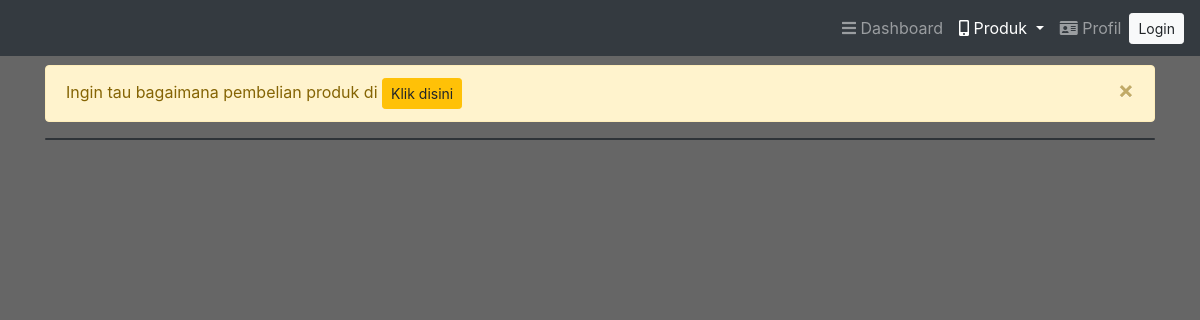
Before: /index.php?page=produk&merk=Lava with the older database file.
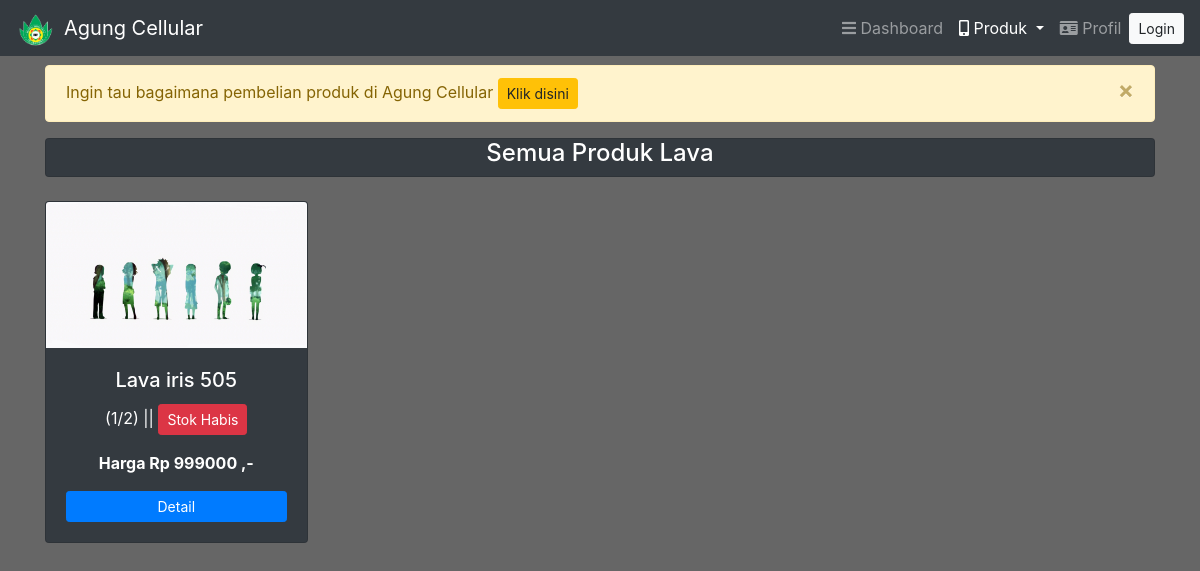
After: the same page with the newer database file.
### tables this page shows
CREATE TABLE `toko` (
  `id_toko` int(11) NOT NULL,
  `nama_toko` varchar(255) NOT NULL,
  `logo` varchar(255) NOT NULL,
  `nomor_rekening` varchar(35) NOT NULL,
  `atas_nama` varchar(255) NOT NULL,
  `no_telepon` varchar(25) NOT NULL,
  `whatsapp` varchar(25) NOT NULL,
  `email` varchar(255) NOT NULL,
  `instagram` varchar(255) NOT NULL,
  `instagram_link` varchar(1000) NOT NULL,
  `facebook` varchar(255) NOT NULL,
  `facebook_link` varchar(1000) NOT NULL
);

CREATE TABLE `produk` (
  `id_produk` int(8) NOT NULL,
  `merk` varchar(20) NOT NULL,
  `nama_produk` varchar(255) NOT NULL,
  `harga` int(12) NOT NULL,
  `deskripsi` varchar(1000) NOT NULL,
  `layar` varchar(255) NOT NULL,
  `resolusi_layar` varchar(255) NOT NULL,
  `os` varchar(255) NOT NULL,
  `chipset` varchar(255) NOT NULL,
  `cpu` varchar(255) NOT NULL,
  `gpu` varchar(255) NOT NULL,
  `ram` int(11) NOT NULL,
  `internal` int(11) NOT NULL,
  `fcamera` varchar(200) NOT NULL,
  `mcamera` varchar(200) NOT NULL,
  `baterai` varchar(10) NOT NULL,
  `gambar` varchar(255) NOT NULL,
  `stok` int(11) NOT NULL
);

### function/function.php (called while the page is built, shortened)
<?php
$conn=mysqli_connect("localhost","root","","ac");
function query($query){
    global $conn;
    $result=mysqli_query($conn,$query);
    $rows=[];
    while($row=mysqli_fetch_assoc($result) ){
        $rows[]=$row;
    }
    return $rows;
}

### index.php (shortened to what the changed rows need)
<?php
require 'function/function.php';
$toko=query("SELECT * FROM toko")[0];
$produkList=query("SELECT DISTINCT merk FROM produk ORDER BY merk");
$login=true;
if($login){
    $page=isset($_GET["page"])?$_GET["page"]:false;
}else{
    echo "halaman tidak tersedia";
}
?>
<!doctype html>
<html lang="en">
<head>
    <link rel="stylesheet" href="assets/css/bootstrap.min.css">
    <link rel="stylesheet" href="assets/css/style.css">
    <link rel="stylesheet" href="https://use.fontawesome.com/releases/v5.8.2/css/all.css">
</head>
<body >
    <nav class="navbar navbar-expand-sm navbar-dark bg-dark fixed-top">
        <a class="navbar-brand" href="index.php">
            <img src="img/<?= $toko["logo"]?>" alt="" class="" style="width: 40px;height: auto;z-index: 3;position: absolute;margin-top: -10px;"><span class="ml-5"><?= $toko["nama_toko"];?></span>
        </a>
    </nav>
    <div class="content">
        <div class="container">
            <div class="alert alert-warning alert-dismissible fade show" role="alert">
                 Ingin tau bagaimana pembelian produk di <?= $toko["nama_toko"] ?>
                <button class="btn btn-sm btn-warning" data-toggle="modal" data-target="#info">
                </button>
                <button type="button" class="close" data-dismiss="alert" aria-label="Close">
                </button>
            </div>
            <?php
                $file="page/$page.php";
                if(file_exists("$file")){
                    include_once($file);
                }else{
                ?>
                    <?php include 'page/dashboard.php'; ?>
                <?php
                }
            ?>
        </div>
    </div>
</body>
</html>

### page/produk.php (shortened to what the changed rows need)
<?php
if(!isset($_GET["merk"])){
    $produk=query("SELECT * FROM produk");
?>
    <div class="card bg-dark text-white text-center">
        <div class="card-header">
            <h5>Semua Produk</h5>
        </div>
    </div>
<?php
}else{
    $merk=$_GET["merk"];
    $produk=query("SELECT * FROM produk WHERE merk='$merk'");
    $produkMerk=query("SELECT DISTINCT merk FROM produk WHERE merk='$merk' ORDER BY merk");
?>
    <div class="card bg-dark text-white text-center">
        <?php foreach ($produkMerk as $row) {
            ?>
                <h4>Semua Produk <?= $row["merk"];?></h4>
            <?php
        } ?>
    </div>
<?php
}
?>
<br>
<div class="card-columns">
    <?php foreach($produk as $row):?>
        <div class="card text-white bg-dark">
            <img src="img/<?= $row["gambar"];?>" class="card-img-top" alt="...">
            <div class="card-body text-center">
                <h5 class="card-title"><?= $row["nama_produk"];?></h5>
                <p class="card-text">
                    (<?= $row["ram"];?>/<?= $row["internal"];?>) ||
                    <?php
                        if($row["stok"]>1000){
                            $status='primary';
                        }else if($row["stok"]>100){
                            $status='info';
                        }else if($row["stok"]>20){
                            $status='success';
                        }else{
                            $status='warning';
                        }
                    ?>
                    <?php
                    if($row["stok"]>0){ ?>
                        <button type="button" class="btn btn-<?= $status;?> btn-sm">
                            Stok <span class="badge badge-light"><?= $row["stok"];?></span>
                        </button>
                    <?php
                    }else{ ?>
                        <button type="button" class="btn btn-danger btn-sm">
                            Stok Habis
                        </button>
                    <?php
                    } ?>
                </p>
                <p><strong>Harga Rp <?= $row["harga"];?> ,-</strong></p>
                <a href="index.php?page=detailProduk&id_produk=<?= $row["id_produk"];?>" class="btn btn-primary btn-sm btn-block" role="button" aria-pressed="true">Detail</a>
            </div>
        </div>
    <?php endforeach; ?>
</div>

Changed rows visible on the page:
added toko: logo (picture), nama_toko "Agung Cellular"
added produk: gambar (picture), nama_produk "Lava iris 505", ram "1", internal "2", stok "Stok Habis", harga "999000"
Other visible differences:
new list line: "Semua Produk Lava"
